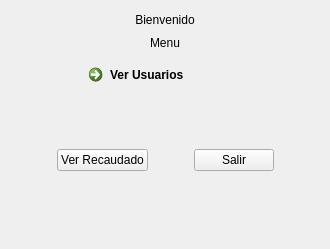
<?xml version="1.0" encoding="UTF-8"?>
<ui version="4.0">
 <class>admin_menu</class>
 <widget class="QWidget" name="admin_menu">
  <property name="geometry">
   <rect>
    <x>0</x>
    <y>0</y>
    <width>330</width>
    <height>249</height>
   </rect>
  </property>
  <property name="windowTitle">
   <string>Form</string>
  </property>
  <layout class="QVBoxLayout" name="verticalLayout_8">
   <item>
    <layout class="QVBoxLayout" name="verticalLayout_6">
     <item>
      <layout class="QVBoxLayout" name="verticalLayout_7">
       <item>
        <layout class="QHBoxLayout" name="horizontalLayout_2">
         <item>
          <spacer name="horizontalSpacer_2">
           <property name="orientation">
            <enum>Qt::Horizontal</enum>
           </property>
           <property name="sizeHint" stdset="0">
            <size>
             <width>40</width>
             <height>40</height>
            </size>
           </property>
          </spacer>
         </item>
         <item>
          <layout class="QVBoxLayout" name="verticalLayout_3">
           <item>
            <layout class="QVBoxLayout" name="verticalLayout">
             <item>
              <widget class="QLabel" name="label_bienvenido">
               <property name="text">
                <string>Bienvenido</string>
               </property>
               <property name="alignment">
                <set>Qt::AlignCenter</set>
               </property>
              </widget>
             </item>
            </layout>
           </item>
           <item>
            <layout class="QVBoxLayout" name="verticalLayout_2">
             <item>
              <widget class="QLabel" name="label_2_menu">
               <property name="text">
                <string>Menu</string>
               </property>
               <property name="alignment">
                <set>Qt::AlignCenter</set>
               </property>
              </widget>
             </item>
            </layout>
           </item>
          </layout>
         </item>
         <item>
          <spacer name="horizontalSpacer_6">
           <property name="orientation">
            <enum>Qt::Horizontal</enum>
           </property>
           <property name="sizeHint" stdset="0">
            <size>
             <width>40</width>
             <height>20</height>
            </size>
           </property>
          </spacer>
         </item>
        </layout>
       </item>
       <item>
        <layout class="QHBoxLayout" name="horizontalLayout">
         <item>
          <spacer name="horizontalSpacer">
           <property name="orientation">
            <enum>Qt::Horizontal</enum>
           </property>
           <property name="sizeHint" stdset="0">
            <size>
             <width>30</width>
             <height>40</height>
            </size>
           </property>
          </spacer>
         </item>
         <item>
          <layout class="QVBoxLayout" name="verticalLayout_4">
           <item>
            <widget class="QCommandLinkButton" name="commandLinkButton_agregar_cuenta">
             <property name="text">
              <string>Ver Usuarios</string>
             </property>
             <property name="icon">
              <iconset resource="iconos.qrc">
               <normaloff>:/icono/usuario.png</normaloff>:/icono/usuario.png</iconset>
             </property>
             <property name="iconSize">
              <size>
               <width>40</width>
               <height>40</height>
              </size>
             </property>
            </widget>
           </item>
          </layout>
         </item>
         <item>
          <spacer name="horizontalSpacer_7">
           <property name="orientation">
            <enum>Qt::Horizontal</enum>
           </property>
           <property name="sizeHint" stdset="0">
            <size>
             <width>30</width>
             <height>20</height>
            </size>
           </property>
          </spacer>
         </item>
        </layout>
       </item>
      </layout>
     </item>
     <item>
      <layout class="QVBoxLayout" name="verticalLayout_5">
       <item>
        <spacer name="verticalSpacer_3">
         <property name="orientation">
          <enum>Qt::Vertical</enum>
         </property>
         <property name="sizeHint" stdset="0">
          <size>
           <width>20</width>
           <height>20</height>
          </size>
         </property>
        </spacer>
       </item>
       <item>
        <layout class="QHBoxLayout" name="horizontalLayout_4">
         <item>
          <spacer name="horizontalSpacer_4">
           <property name="orientation">
            <enum>Qt::Horizontal</enum>
           </property>
           <property name="sizeHint" stdset="0">
            <size>
             <width>40</width>
             <height>20</height>
            </size>
           </property>
          </spacer>
         </item>
         <item>
          <layout class="QHBoxLayout" name="horizontalLayout_3">
           <item>
            <widget class="QPushButton" name="pushButton_ver_impuesto">
             <property name="text">
              <string>Ver Recaudado</string>
             </property>
             <property name="icon">
              <iconset resource="iconos.qrc">
               <normaloff>:/icono/cacular.png</normaloff>:/icono/cacular.png</iconset>
             </property>
            </widget>
           </item>
           <item>
            <spacer name="horizontalSpacer_3">
             <property name="orientation">
              <enum>Qt::Horizontal</enum>
             </property>
             <property name="sizeHint" stdset="0">
              <size>
               <width>40</width>
               <height>20</height>
              </size>
             </property>
            </spacer>
           </item>
           <item>
            <widget class="QPushButton" name="pushButton">
             <property name="text">
              <string>Salir</string>
             </property>
             <property name="icon">
              <iconset resource="iconos.qrc">
               <normaloff>:/icono/quitar2.png</normaloff>:/icono/quitar2.png</iconset>
             </property>
            </widget>
           </item>
          </layout>
         </item>
         <item>
          <spacer name="horizontalSpacer_5">
           <property name="orientation">
            <enum>Qt::Horizontal</enum>
           </property>
           <property name="sizeHint" stdset="0">
            <size>
             <width>40</width>
             <height>20</height>
            </size>
           </property>
          </spacer>
         </item>
        </layout>
       </item>
      </layout>
     </item>
     <item>
      <spacer name="verticalSpacer">
       <property name="orientation">
        <enum>Qt::Vertical</enum>
       </property>
       <property name="sizeHint" stdset="0">
        <size>
         <width>20</width>
         <height>10</height>
        </size>
       </property>
      </spacer>
     </item>
    </layout>
   </item>
  </layout>
 </widget>
 <resources>
  <include location="iconos.qrc"/>
 </resources>
 <connections/>
</ui>
